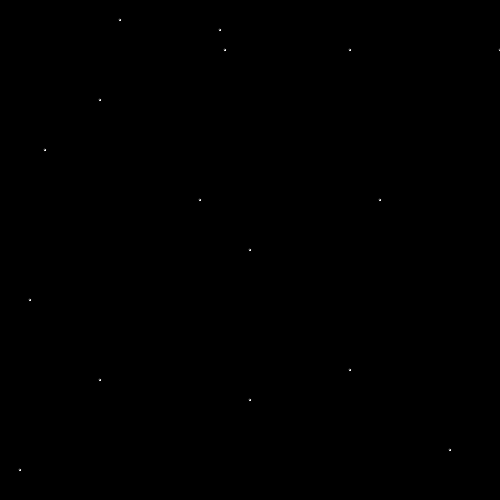
Frame 1 (no input)
Frame 60 (the mouse pressed at the canvas centre just before this capture): identical to frame 1, image omitted
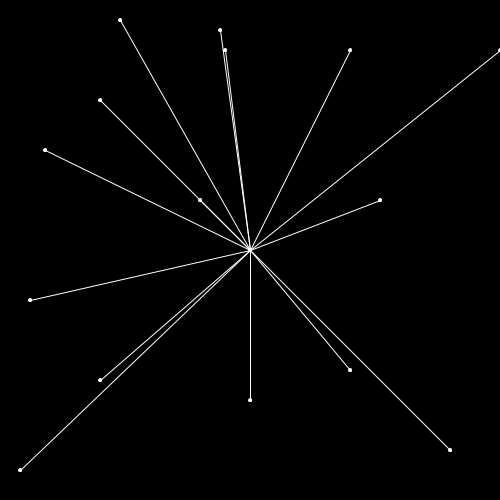
Frame 120 (the mouse held since frame 60 and released just before this capture)

The Processing sketch that drew these frames (run headless with seeded random() and noise(); from frame 60 on, the mouse is pressed at the canvas centre):

// Processing sketch: processing_167873
// ── processing_167873.pde

void setup () {
  noCursor();
  size(500,500);

  
}

void draw () {
  background(0);
 
   fill(255);
  ellipse(250,250,3,3);
  ellipse(200,200,3,3);
  ellipse(500,50,3,3);
  ellipse(450,450,3,3);
  ellipse(100,100,3,3);
  ellipse(20,470,3,3);
  ellipse(30,300,3,3);
  ellipse(250,400,3,3);
  ellipse(350,50,3,3);
  ellipse(45,150,3,3);
  ellipse(380,200,3,3);
  ellipse(120,20,3,3);
  ellipse(220,30,3,3);
  ellipse(225,50,3,3);
  ellipse(100,380,3,3);
  ellipse(350,370,3,3);
  
 if (mousePressed) {
   stroke(255);
  line(250,250,mouseX,mouseY);
  line(200,200,mouseX,mouseY);
  line(500,50,mouseX,mouseY);
  line(450,450,mouseX,mouseY);
  line(100,100,mouseX,mouseY);
  line(20,470,mouseX,mouseY);
  line(30,300,mouseX,mouseY);
  line(250,400,mouseX,mouseY);
  line(350,50,mouseX,mouseY);
  line(45,150,mouseX,mouseY);
  line(380,200,mouseX,mouseY);
  line(120,20,mouseX,mouseY);
  line(220,30,mouseX,mouseY);
  line(225,50,mouseX,mouseY);
  line(100,380,mouseX,mouseY);
  line(350,370,mouseX,mouseY);
}
}
